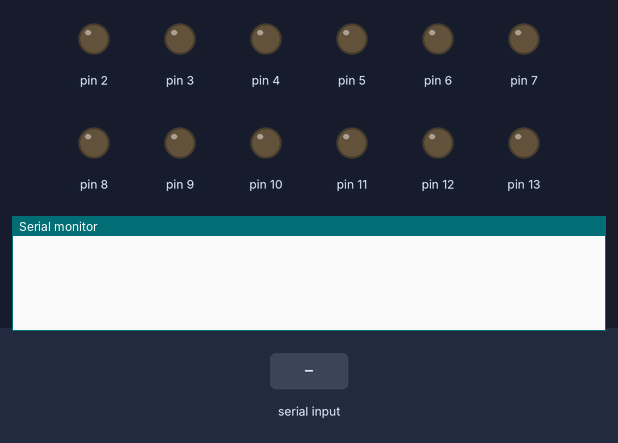
A sketch run on a simulated Arduino Uno, built with avr-gcc and run on an emulated ATmega328P. Parts: output pins drawn as LEDs (lit = HIGH), the last lines printed to the serial monitor. The inputs (shaded band) are chosen by the test bench.

Above: at 1.2 s.
1.3 s: "SET 1\n" received over Serial
At 2.4 s:
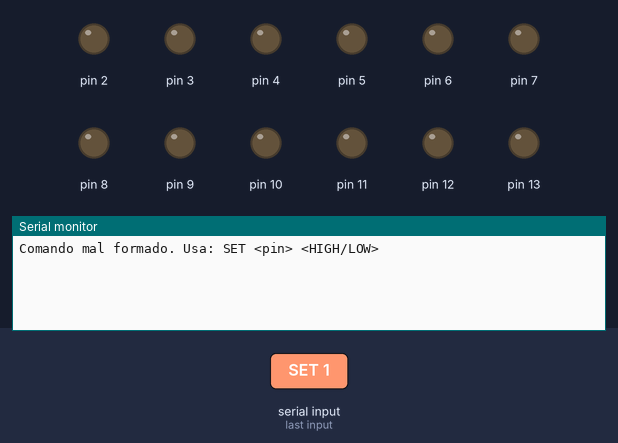
2.8 s: "HIGH 1\n" received over Serial
At 3.6 s:
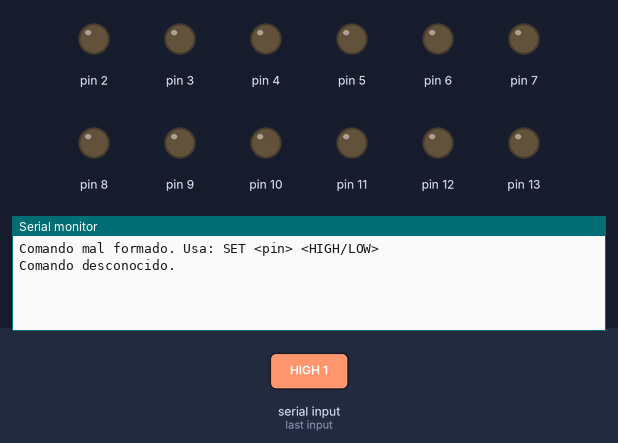
4.3 s: "ALL 1\n" received over Serial
At 4.7 s:
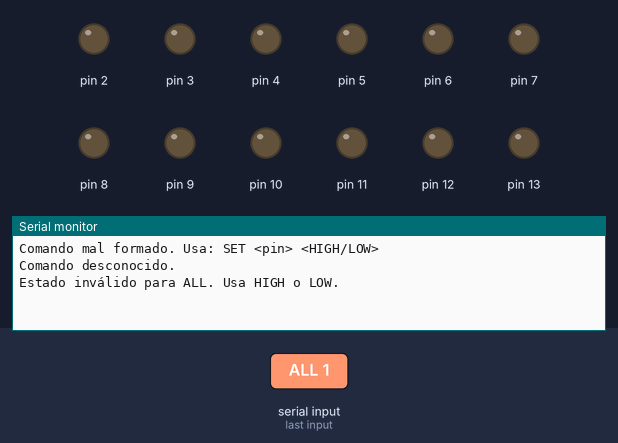

Measured:
- after the input at 1.3 s, the serial monitor: prints a new line at once (image 1)
- after the input at 2.8 s, the serial monitor: prints a new line at once (image 2)
- after the input at 4.3 s, the serial monitor: prints a new line at once (image 3)

The sketch:

LIGTH_CODES.ino
```cpp
String inputString = "";
bool stringComplete = false;

void setup() {
  Serial.begin(9600);
  // Configurar los pines del 2 al 13 como salidas
  for (int pin = 2; pin <= 13; pin++) {
    pinMode(pin, OUTPUT);
  }
  inputString.reserve(50); // Reservar memoria para la cadena de entrada
}

void loop() {
  if (stringComplete) {
    processCommand(inputString);
    inputString = "";
    stringComplete = false;
  }
}

void serialEvent() {
  while (Serial.available()) {
    char inChar = (char)Serial.read();
    inputString += inChar;
    if (inChar == '\n') {
      stringComplete = true;
    }
  }
}

void processCommand(String command) {
  command.trim();  // Eliminar espacios y saltos de línea
  command.toUpperCase();  // Convertir a mayúsculas

  if (command.startsWith("SET")) {
    int firstSpace = command.indexOf(' ');
    int secondSpace = command.indexOf(' ', firstSpace + 1);
    if (firstSpace > 0 && secondSpace > 0) {
      int pin = command.substring(firstSpace + 1, secondSpace).toInt();
      String state = command.substring(secondSpace + 1);

      if (pin >= 2 && pin <= 13) {
        if (state == "HIGH") {
          digitalWrite(pin, HIGH);
          Serial.println("Pin " + String(pin) + " set to HIGH");
        } else if (state == "LOW") {
          digitalWrite(pin, LOW);
          Serial.println("Pin " + String(pin) + " set to LOW");
        } else {
          Serial.println("Estado inválido. Usa HIGH o LOW.");
        }
      } else {
        Serial.println("Pin fuera de rango (2-13).");
      }
    } else {
      Serial.println("Comando mal formado. Usa: SET <pin> <HIGH/LOW>");
    }

  } else if (command.startsWith("ALL")) {
    int spaceIndex = command.indexOf(' ');
    if (spaceIndex > 0) {
      String state = command.substring(spaceIndex + 1);
      if (state == "HIGH" || state == "LOW") {
        int value = (state == "HIGH") ? HIGH : LOW;
        for (int pin = 2; pin <= 13; pin++) {
          digitalWrite(pin, value);
        }
        Serial.println("Todos los pines puestos en " + state);
      } else {
        Serial.println("Estado inválido para ALL. Usa HIGH o LOW.");
      }
    } else {
      Serial.println("Comando mal formado. Usa: ALL <HIGH/LOW>");
    }

  } else {
    Serial.println("Comando desconocido.");
  }
}
```
